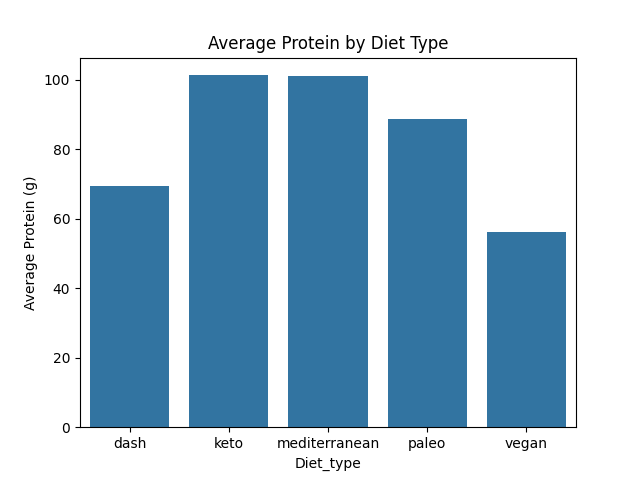

Write the Python code that produced this figure.
import pandas as pd
import seaborn as sns
import matplotlib.pyplot as plt
# load The dataset
print("Start Running analysis...")
path_to_csv = 'All_Diets.csv';
df = pd.read_csv(path_to_csv);
#handle missing data (fill missing values with mean)
df.fillna(df.mean(numeric_only=True), inplace=True);
#calculate the average macronutrient content for each diet type 
avg_macros = df.groupby('Diet_type')[['Protein(g)', 'Carbs(g)', 'Fat(g)']].mean();
#Find the top 5 protein-rich recipes for each diet type
top_protein = df.sort_values('Protein(g)', ascending=False).groupby('Diet_type').head(5);
#Add new metrics (Protein-to-carbs ratio and Carbs-to-fats ratio)
df['Protein_to_Carbs_ratio'] = df['Protein(g)'] / df['Carbs(g)'];
df['Carbs_to_Fats_ratio'] = df['Carbs(g)'] / df['Fat(g)'];
# Bar chart for average macronutrients
sns.barplot(x=avg_macros.index, y=avg_macros['Protein(g)']);
plt.title('Average Protein by Diet Type');
plt.ylabel('Average Protein (g)');
# for window: plt.show();
plt.savefig("data_analysis.png")
print("Running analysis...")
